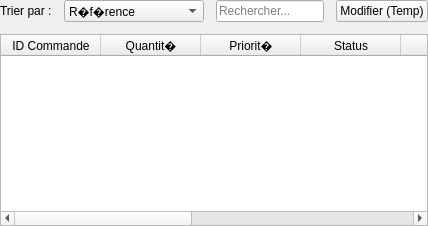
               <widget class="QWidget" name="pageHome">
                <layout class="QHBoxLayout" name="pageHomeLayout">
                 <property name="spacing">
                  <number>12</number>
                 </property>
                 <property name="leftMargin">
                  <number>0</number>
                 </property>
                 <property name="topMargin">
                  <number>0</number>
                 </property>
                 <property name="rightMargin">
                  <number>0</number>
                 </property>
                 <property name="bottomMargin">
                  <number>0</number>
                 </property>
                 <item>
                  <layout class="QVBoxLayout" name="dashboardTableArea">
                   <item>
                    <layout class="QHBoxLayout" name="searchRow_dashboard">
                     <item>
                      <spacer>
                       <property name="orientation">
                        <enum>Qt::Orientation::Horizontal</enum>
                       </property>
                       <property name="sizeHint" stdset="0">
                        <size>
                         <width>0</width>
                         <height>0</height>
                        </size>
                       </property>
                      </spacer>
                     </item>
                     <item>
                      <widget class="QLabel" name="lblSort_dashboard">
                       <property name="text">
                        <string>Trier par :</string>
                       </property>
                      </widget>
                     </item>
                     <item>
                      <widget class="QComboBox" name="cbSortDashboard">
                       <item>
                        <property name="text">
                         <string>R�f�rence</string>
                        </property>
                       </item>
                       <item>
                        <property name="text">
                         <string>Prix (Croissant)</string>
                        </property>
                       </item>
                       <item>
                        <property name="text">
                         <string>Prix (D�croissant)</string>
                        </property>
                       </item>
                       <item>
                        <property name="text">
                         <string>Stock</string>
                        </property>
                       </item>
                       <item>
                        <property name="text">
                         <string>Date de Commande</string>
                        </property>
                       </item>
                       <item>
                        <property name="text">
                         <string>Status</string>
                        </property>
                       </item>
                      </widget>
                     </item>
                     <item>
                      <widget class="QLineEdit" name="searchInputDashboard">
                       <property name="placeholderText">
                        <string>Rechercher...</string>
                       </property>
                      </widget>
                     </item>
                     <item>
                      <widget class="QPushButton" name="btnTempToModifier">
                       <property name="text">
                        <string>Modifier (Temp)</string>
                       </property>
                      </widget>
                     </item>
                    </layout>
                   </item>
                   <item>
                    <widget class="QTableWidget" name="tableDashboard">
                     <property name="columnCount">
                      <number>9</number>
                     </property>
                     <attribute name="verticalHeaderVisible">
                      <bool>false</bool>
                     </attribute>
                     <column>
                      <property name="text">
                       <string>ID Commande</string>
                      </property>
                     </column>
                     <column>
                      <property name="text">
                       <string>Quantit�</string>
                      </property>
                     </column>
                     <column>
                      <property name="text">
                       <string>Priorit�</string>
                      </property>
                     </column>
                     <column>
                      <property name="text">
                       <string>Status</string>
                      </property>
                     </column>
                     <column>
                      <property name="text">
                       <string>Adresse</string>
                      </property>
                     </column>
                     <column>
                      <property name="text">
                       <string>Date</string>
                      </property>
                     </column>
                     <column>
                      <property name="text">
                       <string>Stock</string>
                      </property>
                     </column>
                     <column>
                      <property name="text">
                       <string>Date Livraison</string>
                      </property>
                     </column>
                     <column>
                      <property name="text">
                       <string>Prix Total</string>
                      </property>
                     </column>
                    </widget>
                   </item>
                  </layout>
                 </item>
                   </layout>
               </widget>
